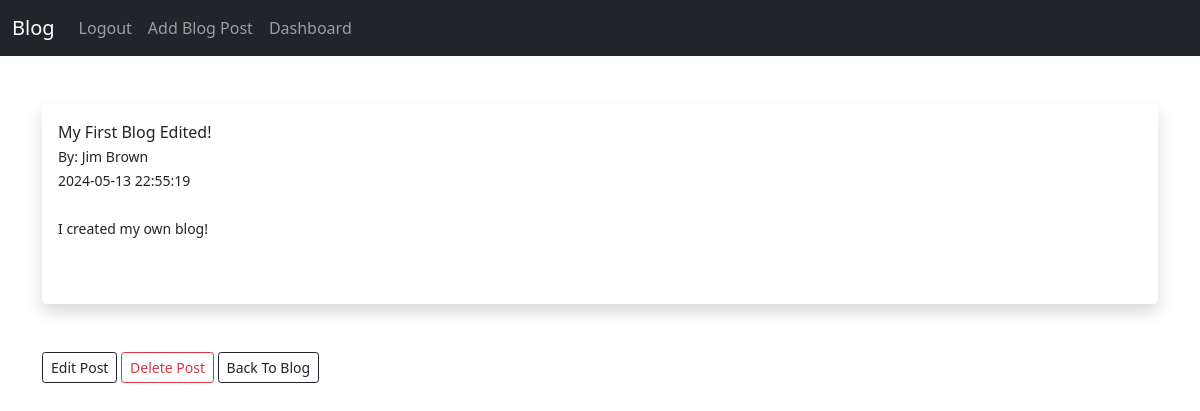
The app's page /posts/1 (signed in) with its own data.
### tables this page shows
CREATE TABLE posts (
id INTEGER PRIMARY KEY AUTOINCREMENT,
title VARCHAR,
content TEXT,
author VARCHAR,
date_posted DATETIME DEFAULT CURRENT_TIMESTAMP,
slug VARCHAR,
users_id INTEGER REFERENCES users(id)
);

### blogapp.py (the view)
@app.route('/posts/<int:id>')
@login_required
def post(id):
    id_str = str(id)
    conn = get_db_connection()
    cur_5 = conn.execute("SELECT * FROM posts WHERE id = ?", id_str).fetchall()
    for row in cur_5:
        row = row
    return render_template('post.html', row=row)

### blogapp.py (called while the page is built)
def get_db_connection():
    conn = sqlite3.connect('blogs.db')
    conn.row_factory = sqlite3.Row
    return conn

def login_required(test):
    @wraps(test)
    def wrap(*args,**kwargs):
        if 'logged_in' in session:
            return test(*args, **kwargs)
        else:
            flash('You need to login first.')
            return redirect(url_for('login'))
    return wrap

### templates/post.html (shortened to what this page needs)
{% extends 'base.html' %}
{% block content %}
<br/><br/>
<div class="shadow p-3 mb-5 bg-body rounded">
    {{ row[1] }}<br/>
    <small>By: {{  row[3]  }}<br/>
    {{  row[4] }}</small<br/><br/><br/>
    {{  row[2]  }}<br/><br/>
    <br/>
</div>
    <a href="{{ url_for('edit_post', id=row[0])}}" class="btn btn-outline-dark btn-sm">Edit Post</a>
    <a href="{{ url_for('delete_post', id=row[0])}}" class="btn btn-outline-danger btn-sm">Delete Post</a>
    <a href="{{ url_for('posts', id=id)}}" class="btn btn-outline-dark btn-sm">Back To Blog</a>
<br/>
{% endblock %}

### records on screen
posts: title "My First Blog Edited!", author "Jim Brown", date_posted "2024-05-13 22:55:19", content "I created my own blog!"
